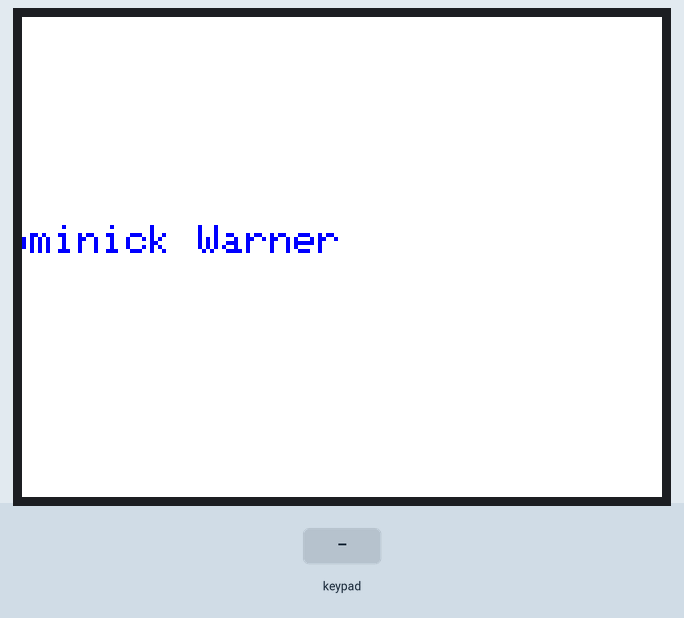
Simulated run of this sketch. Board: ESP32. Shown: 320×240 colour display. The test bench sets the inputs (shaded band). Random numbers use the default seed unless the sketch sets one.

Above: at 7.7 s.
7.8 s: key 'B' pressed
At 8.6 s:
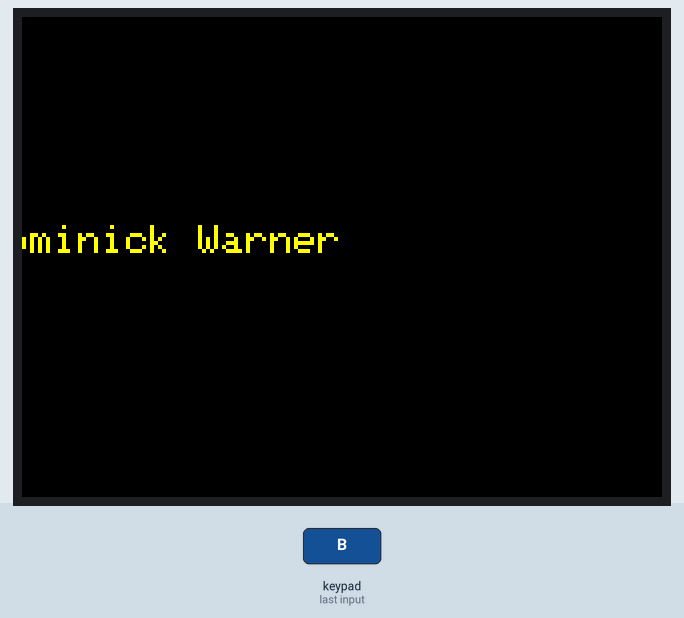
9.3 s: key 'C' pressed
At 9.7 s:
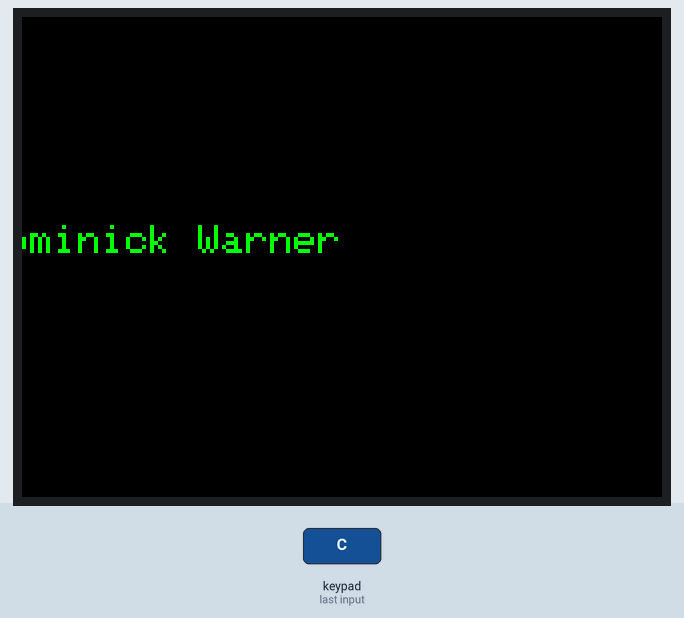
10.8 s: key 'B' pressed
At 12.0 s:
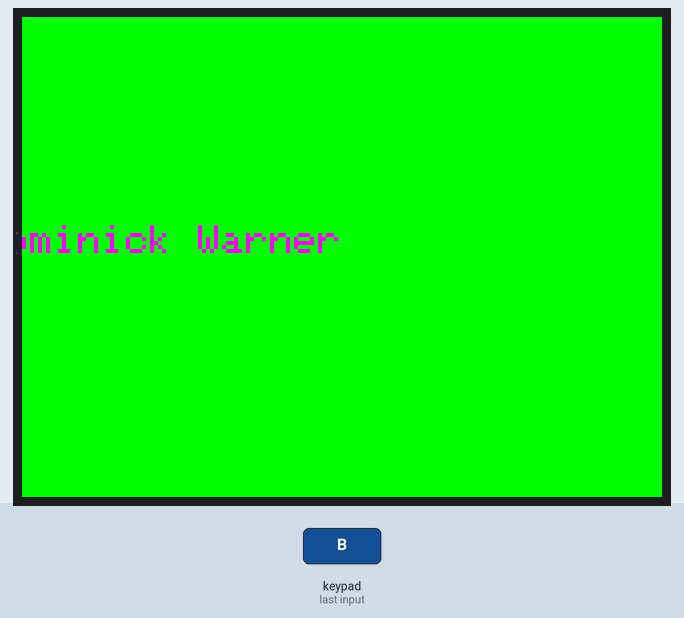
12.3 s: key 'B' pressed
At 13.2 s:
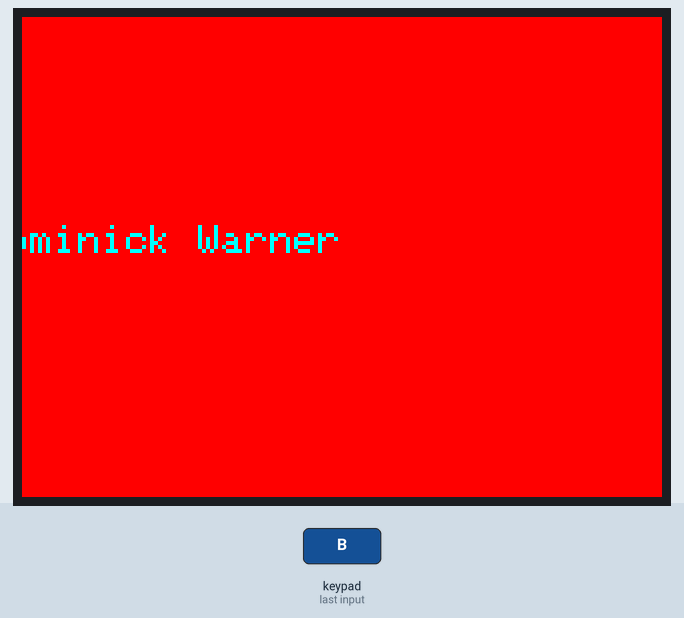
13.8 s: key 'B' pressed
At 14.3 s:
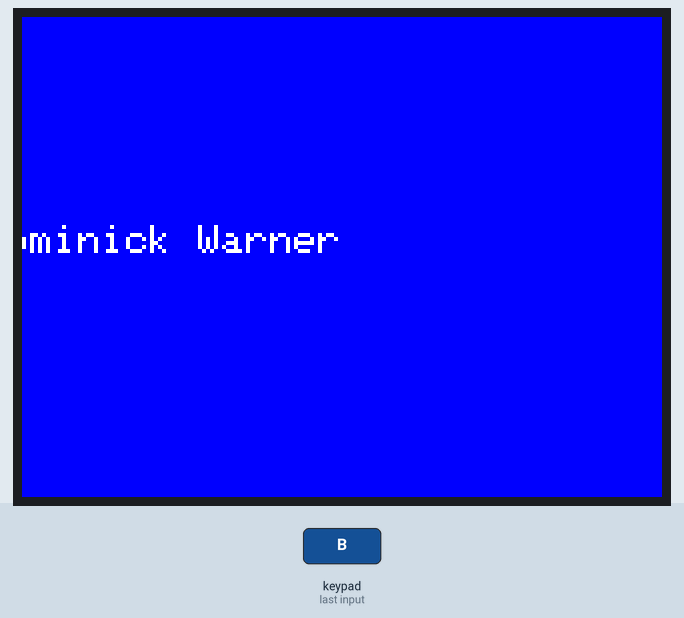
15.3 s: key 'A' pressed
At 16.7 s:
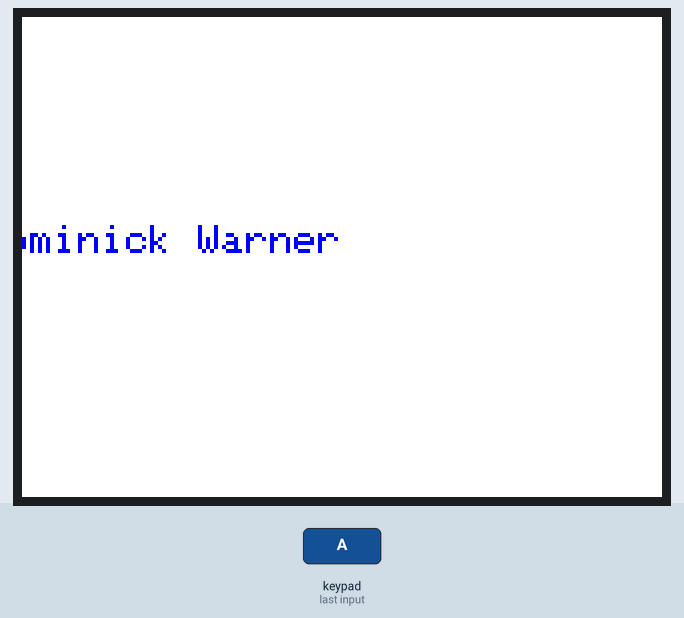
Timing chart, 0 to 17.8 s (numbered marks = the images above; inputs shaded):
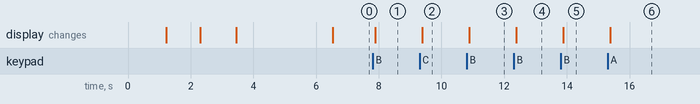

The sketch:

Lab_3.1.ino
```cpp
/*
  Name: Dominick Warner

  Part 1
  Flash red, white, and blue screens for 1 second each.
  Set background to black.
  Display name at (20,20) with text size 2.

  Part 2
  White background.
  Favorite color text.
  Center full name on the screen.

  Part 3
  Right button: change to a different color combination.
  Middle button: choose a random color combination.
  Left button: return to the original color combination.
*/

#include <M5Core2.h>

// ---------- User Information ----------
String fullName = "Dominick Warner";

// ---------- Original Color Combination ----------
uint16_t originalBG = WHITE;
uint16_t originalText = BLUE;

// ---------- Alternate Color Combination ----------
uint16_t alternateBG = BLACK;
uint16_t alternateText = GREEN;

// ---------- Function to display centered text ----------
void displayCenteredName(uint16_t bgColor, uint16_t textColor)
{
  // Fill screen with background color
  M5.Lcd.fillScreen(bgColor);

  // Set text color
  M5.Lcd.setTextColor(textColor);

  // Set text size (adjust if needed)
  int textSize = 2;
  M5.Lcd.setTextSize(textSize);

  // Determine width and height of text
  int textWidth = fullName.length() * 12 * textSize;
  int textHeight = 16 * textSize;

  // Calculate centered position
  int x = (320 - textWidth) / 2;
  int y = (240 - textHeight) / 2;

  // Position cursor and print name
  M5.Lcd.setCursor(x, y);
  M5.Lcd.print(fullName);
}

void setup()
{
  // Initialize M5Core2
  M5.begin();

  // ---------------- Part 1 ----------------

  // Flash red screen
  M5.Lcd.fillScreen(RED);
  delay(1000);

  // Flash white screen
  M5.Lcd.fillScreen(WHITE);
  delay(1000);

  // Flash blue screen
  M5.Lcd.fillScreen(BLUE);
  delay(1000);

  // Set black background
  M5.Lcd.fillScreen(BLACK);

  // Display name at position (20,20)
  M5.Lcd.setTextColor(WHITE);
  M5.Lcd.setTextSize(2);
  M5.Lcd.setCursor(20, 20);
  M5.Lcd.print(fullName);

  delay(3000);

  // ---------------- Part 2 ----------------

  // Show centered name with original colors
  displayCenteredName(originalBG, originalText);

  // Initialize random number generator
  randomSeed(millis());
}

void loop()
{
  // Update button status
  M5.update();

  // ---------------- Left Button ----------------
  // Return to original colors
  if (M5.BtnA.wasPressed())
  {
    displayCenteredName(originalBG, originalText);
  }

  // ---------------- Middle Button ----------------
  // Random color combinations (4 choices)
  if (M5.BtnB.wasPressed())
  {
    int choice = random(4);

    switch (choice)
    {
      case 0:
        displayCenteredName(BLACK, YELLOW);
        break;

      case 1:
        displayCenteredName(BLUE, WHITE);
        break;

      case 2:
        displayCenteredName(RED, CYAN);
        break;

      case 3:
        displayCenteredName(GREEN, MAGENTA);
        break;
    }
  }

  // ---------------- Right Button ----------------
  // Use alternate color combination
  if (M5.BtnC.wasPressed())
  {
    displayCenteredName(alternateBG, alternateText);
  }
}
```

Measured:
- after the input at 7.8 s, the display: changes after 0.08 s (image 1)
- after the input at 9.3 s, the display: changes after 0.08 s (image 2)
- after the input at 10.8 s, the display: changes after 0.08 s (image 3)
- after the input at 12.3 s, the display: changes after 0.08 s (image 4)
- after the input at 13.8 s, the display: changes after 0.08 s (image 5)
- after the input at 15.3 s, the display: changes after 0.08 s (image 6)
